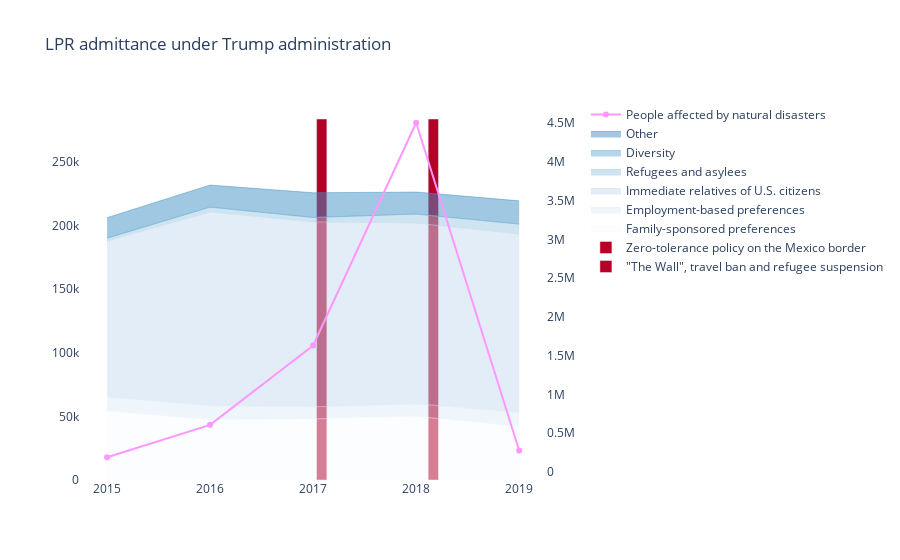

This figure's notebook cell:
### Code cell
# display(natural_df)
natural_df = natural_df[natural_df.Year >= 2015]
df_trump = df_nototal[df_nototal.index >= 2015]
fig = make_subplots(specs=[[{"secondary_y": True}]])


chart_max = (df['Number'].max())

# +(1/12*{month})
policies = {'"The Wall", travel ban and refugee suspension': 2017+(1/12*1), 'Zero-tolerance policy on the Mexico border': 2018+(1/12*2) }

for policy, year in policies.items():
    fig.add_bar(x=[year], y=[chart_max],
                name=policy, width=0.1,
                hovertemplate=policy,
                marker_color='#b60028'
               )
    
for i, type in enumerate(df_trump['Type'].unique()):
    fig.add_trace(go.Scatter(
        x=df_trump[df_trump.Type == type].index, y=df_trump[df_trump.Type == type].Number,
        mode='lines',
        name=type,
        line=dict(width=0.5, color=px.colors.sequential.Blues[i]),
        stackgroup='one' # define stack group
    ))

# display(natural_df['Year'])
fig.add_trace(go.Scatter(x=natural_df.Year, y=natural_df['Total Affected'], name='People affected by natural disasters',),
              secondary_y=True)

fig.update_layout({
    'title': 'LPR admittance under Trump administration',
'plot_bgcolor': 'rgba(0, 0, 0, 0)',
'paper_bgcolor': 'rgba(0, 0, 0, 0)',
})
fig.show()

### Figure 1 — Plotly figure (JSON) as saved in the notebook; plotly's stock layout.template omitted (floating-point values rounded to 4 significant figures)
{"data": [{"hovertemplate": "\"The Wall\", travel ban and refugee suspension", "marker": {"color": "#b60028"}, "name": "\"The Wall\", travel ban and refugee suspension", "type": "bar", "width": 0.1, "x": [2017.0], "y": [283838]}, {"hovertemplate": "Zero-tolerance policy on the Mexico border", "marker": {"color": "#b60028"}, "name": "Zero-tolerance policy on the Mexico border", "type": "bar", "width": 0.1, "x": [2018.0], "y": [283838]}, {"line": {"color": "rgb(247,251,255)", "width": 0.5}, "mode": "lines", "name": "Family-sponsored preferences", "stackgroup": "one", "type": "scatter", "x": [2015, 2016, 2017, 2018, 2019], "y": [54343, 47268, 48025, 50085, 41913]}, {"line": {"color": "rgb(222,235,247)", "width": 0.5}, "mode": "lines", "name": "Employment-based preferences", "stackgroup": "one", "type": "scatter", "x": [2015, 2016, 2017, 2018, 2019], "y": [10944, 11238, 9543, 9817, 11426]}, {"line": {"color": "rgb(198,219,239)", "width": 0.5}, "mode": "lines", "name": "Immediate relatives of U.S. citizens", "stackgroup": "one", "type": "scatter", "x": [2015, 2016, 2017, 2018, 2019], "y": [122560, 152231, 145354, 142082, 140070]}, {"line": {"color": "rgb(158,202,225)", "width": 0.5}, "mode": "lines", "name": "Refugees and asylees", "stackgroup": "one", "type": "scatter", "x": [2015, 2016, 2017, 2018, 2019], "y": [2228, 3760, 3452, 7059, 7727]}, {"line": {"color": "rgb(107,174,214)", "width": 0.5}, "mode": "lines", "name": "Diversity", "stackgroup": "one", "type": "scatter", "x": [2015, 2016, 2017, 2018, 2019], "y": [80, 69, 70, 101, 87]}, {"line": {"color": "rgb(66,146,198)", "width": 0.5}, "mode": "lines", "name": "Other", "stackgroup": "one", "type": "scatter", "x": [2015, 2016, 2017, 2018, 2019], "y": [16107, 17299, 19384, 17227, 18249]}, {"name": "People affected by natural disasters", "type": "scatter", "x": [2015, 2016, 2017, 2018, 2019], "xaxis": "x", "y": [190827, 608643, 1631881, 4505829, 277001], "yaxis": "y2"}], "layout": {"paper_bgcolor": "rgba(0, 0, 0, 0)", "plot_bgcolor": "rgba(0, 0, 0, 0)", "title": {"text": "LPR admittance under Trump administration"}, "xaxis": {"anchor": "y", "domain": [0, 0.94]}, "yaxis": {"anchor": "x", "domain": [0, 1]}, "yaxis2": {"anchor": "x", "overlaying": "y", "side": "right"}}}
